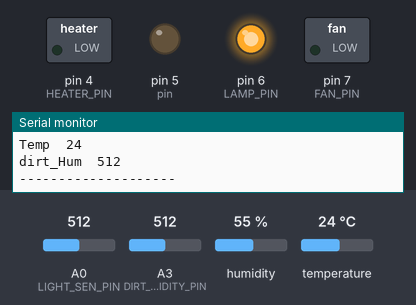
Bench run of a sketch on a simulated Arduino Uno, built with avr-gcc and run on an emulated ATmega328P. Shown: switched loads named in the sketch (green lamp = pin HIGH), output pins drawn as LEDs (lit = HIGH), the last lines printed to the serial monitor. Inputs (shaded band) come from the test bench; at power-on: humidity 55 %, A0 (LIGHT_SEN_PIN) = 512, A3 (DIRT_HUMIDITY_PIN) = 512, temperature 24 °C.

Above: at 1.3 s.
1.4 s: humidity set to 59 %
3.3 s: humidity set to 62 %
At 5.4 s:
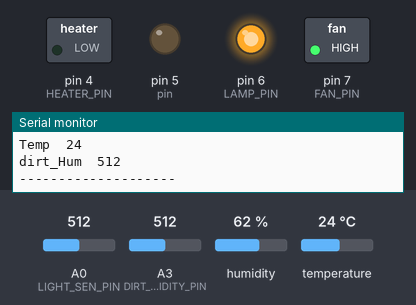
5.7 s: A0 (LIGHT_SEN_PIN) set to 413
7.5 s: A0 (LIGHT_SEN_PIN) set to 388
At 9.0 s:
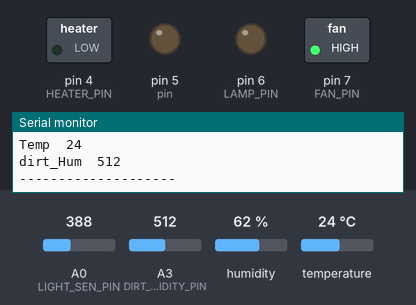
10.0 s: A3 (DIRT_HUMIDITY_PIN) set to 489
At 12.0 s:
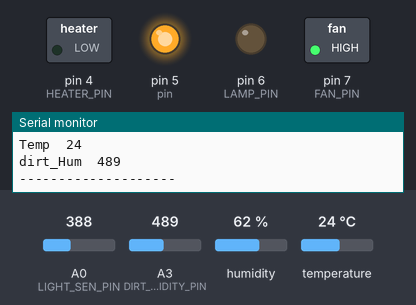
14.3 s: A0 (LIGHT_SEN_PIN) set to 716
At 24.8 s:
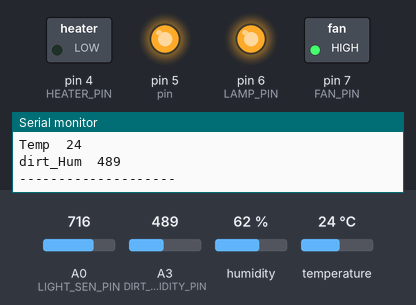
Timing chart, 0 to 37.8 s (numbered marks = the images above; inputs shaded):
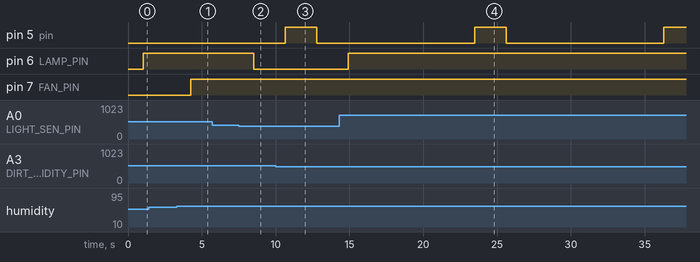

The sketch:

greenhouse.ino
```cpp
#include <DHT11.h>


#define TEMP_HUM_SENSOR_PIN 12
#define LAMP_PIN            6
#define LIGHT_SEN_PIN       A0
#define DIRT_HUMIDITY_PIN   A3
#define HEATER_PIN          4
#define FAN_PIN             7
#define PUMP_PIN            5

DHT11 dht11(TEMP_HUM_SENSOR_PIN);


#define HOUR_LENGTH 3600000UL   // 1 hour in millis
#define LIGHT_ON_HOUR 6         // turn light on at 6:00
#define LIGHT_OFF_HOUR 22       // turn light off at 22:00
#define TIME_NOW 12             // TIME_NOW


#define WATERING_TIME   2000 // 5 sec
#define NO_WATERING_TIME   10000 // 30 sec


unsigned long TIME = 0;


struct Conditions {
  int minLight;
  int minMoisture;
  int tempMin;
  int tempMax;
  int maxHum;
};


Conditions climate = {400, 500, 20, 30, 60};


class Fan {
  public:
    void power();
    void set_on_heater(bool data);
    void set_on_timetable(bool data);
    void set_on_hot(bool data);
    void set_on_humidity(bool data);
  private:
    int pin = 7;
    bool on_heater;
    bool on_timetable;
    bool on_hot;
    bool on_humidity;
};


class Heater {
  public:
    void power();
    void set_on_temperature(bool data);
    void set_pin(int pin);
  private:
    int pin;
    bool on_temperature;
};


class Lamp {
  public:
    void power();
    void set_on_lamp(bool data);
  private:
    int pin = 6;
    bool on_lamp;
};


class Pump {
  public:
    void power();
    void set_pin(int pin);
    void set_on_pump(bool data);
  private:
    int pin = 5;
    bool on_pump;
};


class Thermometer_AirHumidity {
  public:
    void get_data();
    int get_temperature();
    int get_humidity();
  private:
    int hum;
    int temp;
};


class Light_Sen {
  public:
    void get_data();
    int get_light_value();
  private:
    int pin = A0;
    int light_value;
};


class Dirt_Humidity {
  public:
    void get_data();
    int get_dirt_hum();
  private:
    int pin = A3;
    int humidity;
};


void Fan::power() {
  if( on_heater || on_timetable || on_hot || on_humidity ) {
    digitalWrite(pin, HIGH);
  } else {
    digitalWrite(pin, LOW);
  }
}


void Fan::set_on_heater(bool data) {
  on_heater = data;
}


void Fan::set_on_timetable(bool data) {
  on_timetable = data;
}


void Fan::set_on_hot(bool data) {
  on_hot = data;
}


void Fan::set_on_humidity(bool data) {
  on_humidity = data;
}


void Heater::power() {
  if ( on_temperature ) {
    digitalWrite(pin, HIGH);
  } else {
    digitalWrite(pin, LOW);
  }
}


void Heater::set_on_temperature(bool data) {
  on_temperature = data;
}


void Lamp::power() {
  if ( on_lamp ) {
    analogWrite(pin, 255);
  } else {
    analogWrite(pin, 0);
  }
}


void Lamp::set_on_lamp(bool data) {
  on_lamp = data;
}


void Pump::power() {
  if ( on_pump ) {
    analogWrite(pin, 255);
  } else {
    analogWrite(pin, 0);
  }
}


void Pump::set_on_pump(bool data) {
  on_pump = data;
}


void Thermometer_AirHumidity::get_data() {
  temp = dht11.readTemperature();
  hum = dht11.readHumidity();
}


int Thermometer_AirHumidity::get_temperature() {
  return temp;
}


int Thermometer_AirHumidity::get_humidity() {
  return hum;
}


int Light_Sen::get_light_value() {
  return light_value;
}


void Light_Sen::get_data(){
  light_value = analogRead(pin);
}


void Dirt_Humidity::get_data() {
  humidity = analogRead(pin);
}


int Dirt_Humidity::get_dirt_hum() {
  return humidity;
}


void control_temperature (Thermometer_AirHumidity &thermometer, Fan &fan, Heater &heater) {
  if (thermometer.get_temperature() > climate.tempMax) {
    fan.set_on_hot(true);
    fan.set_on_heater(false);
    heater.set_on_temperature(false);
  } else if (thermometer.get_temperature() < climate.tempMin) {
    fan.set_on_hot(false);
    fan.set_on_heater(true);
    heater.set_on_temperature(true);
  } else {
    heater.set_on_temperature(false);
  }
}


void control_light (Light_Sen &lightSen, Lamp &lamp) {
  if ( TIME / HOUR_LENGTH > LIGHT_ON_HOUR && TIME / HOUR_LENGTH < LIGHT_OFF_HOUR ) {
    if ( lightSen.get_light_value() > climate.minLight) {
      lamp.set_on_lamp(true);
    } else {
      lamp.set_on_lamp(false);
    }
  } else {
    lamp.set_on_lamp(false);
  }
}


void control_air_humidity (Fan &fan, Thermometer_AirHumidity &thermometer) {
  if ( thermometer.get_humidity() > climate.maxHum ) {
    fan.set_on_humidity(true);
  } else {
    fan.set_on_humidity(false);
  }
}


void control_dirt_humidity(Pump &pump, Dirt_Humidity &dirt_humidity) {
  static unsigned long lastWaterTime = 0;
  static unsigned long startWaterTime = 0;
  static bool watering = false;

    if ( !watering && dirt_humidity.get_dirt_hum() < climate.minMoisture && TIME - lastWaterTime >= NO_WATERING_TIME ) {
    watering = true;
    startWaterTime = TIME;
  }

  if ( watering ) {
    if (TIME - startWaterTime < WATERING_TIME) {
      pump.set_on_pump(true);
    } else {
      pump.set_on_pump(false);
      watering = false; // end of watering
      lastWaterTime = TIME;
    }
  } else {
    pump.set_on_pump(false);
  }
}


void get_all_data( Thermometer_AirHumidity &thermometer, Light_Sen &lightSen, Dirt_Humidity &dirt_humidity ){
  thermometer.get_data();
  lightSen.get_data();
  dirt_humidity.get_data();
}


void multi_control(Thermometer_AirHumidity &thermometer, Fan &fan, Heater &heater, Light_Sen &lightSen, Lamp &lamp, Pump &pump, Dirt_Humidity &dirt_humidity ) {
  control_light(lightSen, lamp);
  control_air_humidity(fan, thermometer);
  control_temperature(thermometer, fan, heater);
  control_dirt_humidity(pump, dirt_humidity);
}


void multi_power( Fan &fan, Heater &heater, Lamp &lamp, Pump &pump ){
  fan.power();
  heater.power();
  lamp.power();
  pump.power();
}


void print_all_data( Thermometer_AirHumidity &thermometer, Light_Sen &lightSen, Dirt_Humidity &dirt_humidity ){
  Serial.print("Light_Sen  ");
  Serial.println(lightSen.get_light_value());
  Serial.print("Air_Hum  ");
  Serial.println(thermometer.get_humidity());
  Serial.print("Temp  ");
  Serial.println(thermometer.get_temperature());
  Serial.print("dirt_Hum  ");
  Serial.println(dirt_humidity.get_dirt_hum());
  Serial.println("--------------------");
}


Fan fan;
Heater heater;
Thermometer_AirHumidity thermometer;
Lamp lamp;
Pump pump;
Light_Sen lightSen;
Dirt_Humidity dirt_humidity;


void setup() {
  pinMode(LIGHT_SEN_PIN, INPUT);
  pinMode(DIRT_HUMIDITY_PIN, INPUT);

  pinMode(FAN_PIN, OUTPUT);
  pinMode(HEATER_PIN, OUTPUT);
  pinMode(LAMP_PIN, OUTPUT);

  Serial.begin(9600);
}


void loop() {
  TIME = millis() + TIME_NOW * HOUR_LENGTH;

  get_all_data(thermometer, lightSen, dirt_humidity);

  multi_control(thermometer, fan, heater, lightSen, lamp, pump, dirt_humidity);

  multi_power(fan, heater, lamp, pump);

  print_all_data(thermometer, lightSen, dirt_humidity);

  delay(10);
}
```

Measured:
- the behaviour switches between 60 and 61 % on humidity (found by bisection; images 0 and 1)
- the behaviour switches between 401 and 400 on A0 (LIGHT_SEN_PIN) (found by bisection; images 1 and 2)
- the behaviour switches between 500 and 499 on A3 (DIRT_HUMIDITY_PIN) (found by bisection; images 2 and 3)
- after the input at 3.3 s, pin 7 (FAN_PIN): LOW → HIGH after 0.95 s
- after the input at 7.5 s, pin 6 (LAMP_PIN): HIGH → LOW after 1.0 s
- after the input at 10.0 s, pin 5 (pin): LOW → HIGH after 0.66 s, → LOW 2.1 s later
- after the input at 14.3 s, pin 6 (LAMP_PIN): LOW → HIGH after 0.63 s
